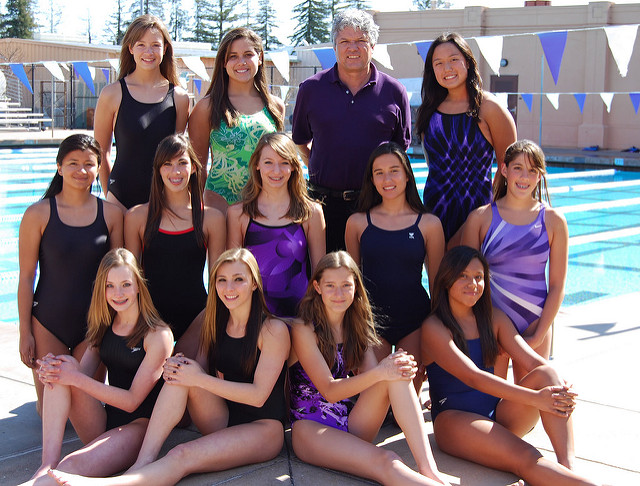
#> input picture face_detection/test2.jpg, 640 x 486 px
$ jupyter execute --allow-errors Untitled.ipynb   (shell and % lines are left out)
#> lines starting #> are read from the running program, lines starting #| are printed output that depends on the picture; after the words box and inside, x2 and y2 are one past the last pixel; in counts of white or black regions, pixels touching at a corner belong together
### Face Detection With OpenCV

[cell 1]
from cv2 import imread
from cv2 import imshow
from cv2 import waitKey
from cv2 import destroyAllWindows
from cv2 import CascadeClassifier
from cv2 import rectangle
from matplotlib import pyplot as plt

#> (a cell that did not finish here is left out)

OpenCV provides the CascadeClassifier class that can be used to create a cascade classifier for face detection. The constructor can take a filename as an argument that specifies the XML file for a pre-trained model.

Download Open Frontal Face Detection Model (haarcascade_frontalface_default.xml)
Once downloaded, we can load the model as follows:

Once loaded, the model can be used to perform face detection on a photograph by calling the detectMultiScale() function.

This function will return a list of bounding boxes for all faces detected in the photograph

[cell 3]
# plot photo with detected faces using opencv cascade classifier

# load the photograph
pixels = imread('test2.jpg')
#> pixels is the input picture: shape (486, 640, 3); mean B, G, R 118.6, 113.4, 130.9
# load the pre-trained model
classifier = CascadeClassifier('haarcascade_frontalface_default.xml')
# perform face detection

bboxes = classifier.detectMultiScale(pixels, 1.05, 8)
#> bboxes = [[334, 29, 35, 35], [428, 48, 38, 38], [219, 40, 42, 42], [366, 156, 44, 44], [452, 263, 39, 39], [208, 264, 45, 45], [96, 266, 50, 50], [127, 29, 41, 41], [255, 147, 43, 43], [316, 269, 44, 44]]
# print bounding box for each detected face
for box in bboxes:
    # extract
    x, y, width, height = box
    x2, y2 = x + width, y + height
    # draw a rectangle over the pixels
    rectangle(pixels, (x, y), (x2, y2), (0,0,255), 1)
#> this loop made 10 passes
#> (x, y, width, height, x2, y2) on passes 1 to 10: (334, 29, 35, 35, 369, 64), (428, 48, 38, 38, 466, 86), (219, 40, 42, 42, 261, 82), (366, 156, 44, 44, 410, 200), (452, 263, 39, 39, 491, 302), (208, 264, 45, 45, 253, 309), (96, 266, 50, 50, 146, 316), (127, 29, 41, 41, 168, 70), (255, 147, 43, 43, 298, 190), (316, 269, 44, 44, 360, 313)
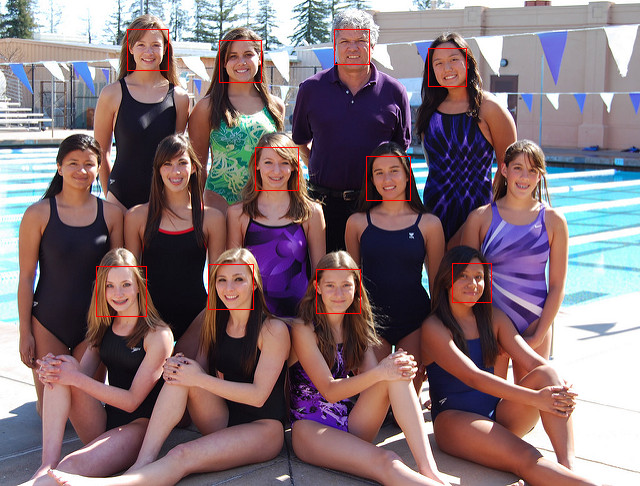
#> pixels: shape (486, 640, 3); 0.54% of pixels changed, all inside (x1, y1, x2, y2) = (96, 29, 492, 317)
# show the image
#> (the rest of this cell did not finish here and is left out)

[cell 4]
# plot photo with detected faces using opencv cascade classifier

# load the photograph
pixels = imread('test3.jpg')
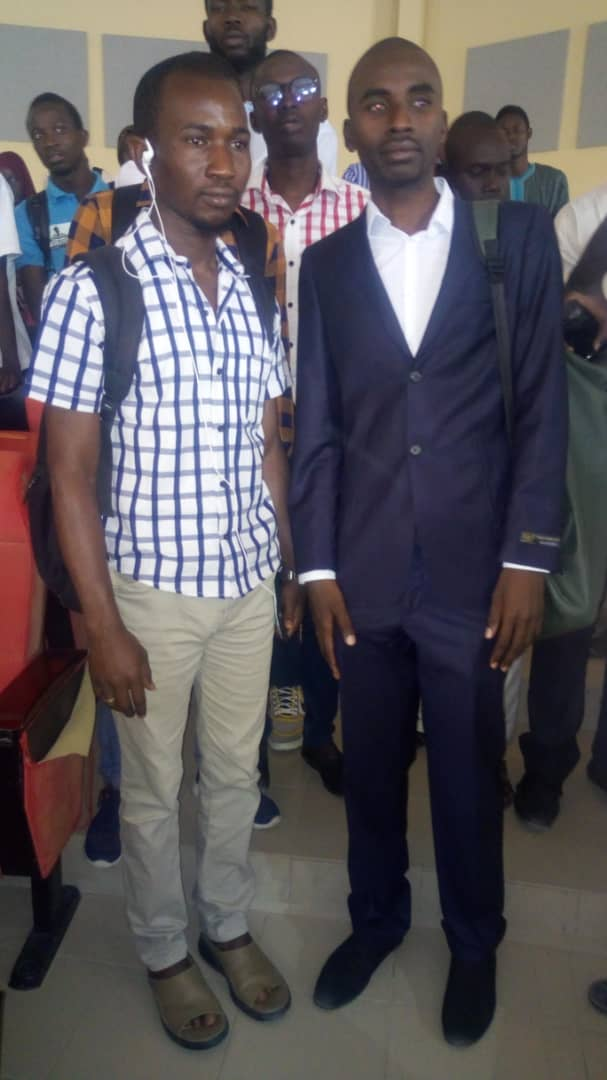
#> input picture face_detection/test3.jpg, 607 x 1080 px
#> pixels is the input picture: shape (1080, 607, 3); mean B, G, R 90.3, 85.9, 90.9
# load the pre-trained model
classifier = CascadeClassifier('haarcascade_frontalface_default.xml')
# perform face detection
bboxes = classifier.detectMultiScale(pixels)
#> bboxes = [[345, 59, 107, 107], [111, 873, 92, 92], [161, 94, 116, 116]]
# print bounding box for each detected face
for box in bboxes:
    # extract
    x, y, width, height = box
    x2, y2 = x + width, y + height
    # draw a rectangle over the pixels
    rectangle(pixels, (x, y), (x2, y2), (0,0,255), 1)
#> this loop made 3 passes
#> (x, y, width, height, x2, y2) on passes 1 to 3: (345, 59, 107, 107, 452, 166), (111, 873, 92, 92, 203, 965), (161, 94, 116, 116, 277, 210)
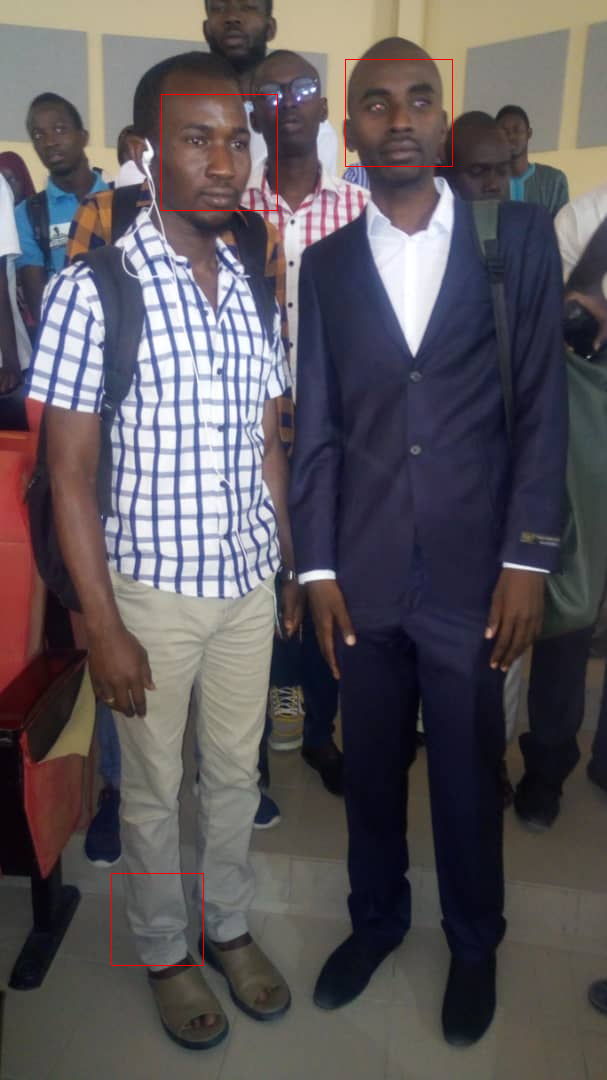
#> pixels: shape (1080, 607, 3); 0.19% of pixels changed, all inside (x1, y1, x2, y2) = (111, 59, 453, 966)
# show the image
#> (the rest of this cell did not finish here and is left out)
